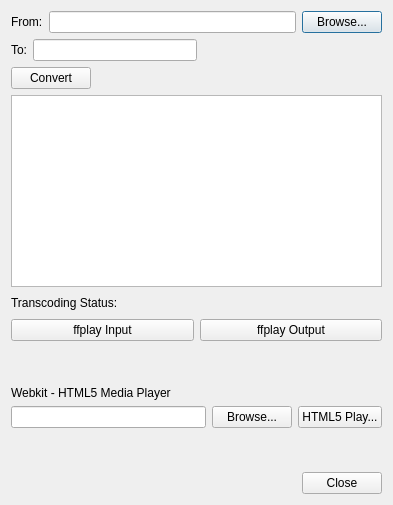
<?xml version="1.0" encoding="UTF-8"?>
<ui version="4.0">
 <class>Dialog</class>
 <widget class="QDialog" name="Dialog">
  <property name="geometry">
   <rect>
    <x>0</x>
    <y>0</y>
    <width>393</width>
    <height>505</height>
   </rect>
  </property>
  <property name="windowTitle">
   <string>Dialog</string>
  </property>
  <layout class="QVBoxLayout" name="verticalLayout">
   <item>
    <layout class="QHBoxLayout" name="horizontalLayout_4">
     <item>
      <layout class="QHBoxLayout" name="horizontalLayout">
       <item>
        <widget class="QLabel" name="label">
         <property name="text">
          <string>From:</string>
         </property>
         <property name="buddy">
          <cstring>fromLineEdit</cstring>
         </property>
        </widget>
       </item>
       <item>
        <widget class="QLineEdit" name="fromLineEdit"/>
       </item>
      </layout>
     </item>
     <item>
      <widget class="QPushButton" name="fileOpenButton">
       <property name="text">
        <string>Browse...</string>
       </property>
      </widget>
     </item>
    </layout>
   </item>
   <item>
    <layout class="QHBoxLayout" name="horizontalLayout_5">
     <item>
      <layout class="QHBoxLayout" name="horizontalLayout_2">
       <item>
        <widget class="QLabel" name="label_2">
         <property name="text">
          <string>To:</string>
         </property>
         <property name="buddy">
          <cstring>toLineEdit</cstring>
         </property>
        </widget>
       </item>
       <item>
        <widget class="QLineEdit" name="toLineEdit"/>
       </item>
      </layout>
     </item>
     <item>
      <spacer name="horizontalSpacer">
       <property name="orientation">
        <enum>Qt::Horizontal</enum>
       </property>
       <property name="sizeHint" stdset="0">
        <size>
         <width>40</width>
         <height>20</height>
        </size>
       </property>
      </spacer>
     </item>
    </layout>
   </item>
   <item>
    <layout class="QHBoxLayout" name="horizontalLayout_6">
     <item>
      <widget class="QPushButton" name="startButton">
       <property name="text">
        <string>Convert</string>
       </property>
      </widget>
     </item>
     <item>
      <spacer name="horizontalSpacer_2">
       <property name="orientation">
        <enum>Qt::Horizontal</enum>
       </property>
       <property name="sizeHint" stdset="0">
        <size>
         <width>40</width>
         <height>20</height>
        </size>
       </property>
      </spacer>
     </item>
    </layout>
   </item>
   <item>
    <widget class="QTextEdit" name="textEdit"/>
   </item>
   <item>
    <layout class="QHBoxLayout" name="horizontalLayout_7">
     <item>
      <widget class="QLabel" name="transcodingStatusLabel">
       <property name="text">
        <string>Transcoding Status:</string>
       </property>
      </widget>
     </item>
     <item>
      <spacer name="horizontalSpacer_3">
       <property name="orientation">
        <enum>Qt::Horizontal</enum>
       </property>
       <property name="sizeHint" stdset="0">
        <size>
         <width>40</width>
         <height>20</height>
        </size>
       </property>
      </spacer>
     </item>
    </layout>
   </item>
   <item>
    <layout class="QHBoxLayout" name="horizontalLayout_3">
     <item>
      <widget class="QPushButton" name="playInputButton">
       <property name="text">
        <string>ffplay Input</string>
       </property>
      </widget>
     </item>
     <item>
      <widget class="QPushButton" name="playOutputButton">
       <property name="text">
        <string>ffplay Output</string>
       </property>
      </widget>
     </item>
    </layout>
   </item>
   <item>
    <spacer name="verticalSpacer">
     <property name="orientation">
      <enum>Qt::Vertical</enum>
     </property>
     <property name="sizeHint" stdset="0">
      <size>
       <width>20</width>
       <height>24</height>
      </size>
     </property>
    </spacer>
   </item>
   <item>
    <widget class="QLabel" name="label_3">
     <property name="text">
      <string>Webkit - HTML5 Media Player</string>
     </property>
    </widget>
   </item>
   <item>
    <layout class="QHBoxLayout" name="horizontalLayout_9">
     <item>
      <widget class="QLineEdit" name="urlEdit"/>
     </item>
     <item>
      <widget class="QPushButton" name="webBrowserButton">
       <property name="text">
        <string>Browse...</string>
       </property>
      </widget>
     </item>
     <item>
      <widget class="QPushButton" name="playOnBrowserButton">
       <property name="text">
        <string>HTML5 Play...</string>
       </property>
      </widget>
     </item>
    </layout>
   </item>
   <item>
    <spacer name="verticalSpacer_2">
     <property name="orientation">
      <enum>Qt::Vertical</enum>
     </property>
     <property name="sizeHint" stdset="0">
      <size>
       <width>20</width>
       <height>21</height>
      </size>
     </property>
    </spacer>
   </item>
   <item>
    <layout class="QHBoxLayout" name="horizontalLayout_8">
     <item>
      <spacer name="horizontalSpacer_4">
       <property name="orientation">
        <enum>Qt::Horizontal</enum>
       </property>
       <property name="sizeHint" stdset="0">
        <size>
         <width>298</width>
         <height>20</height>
        </size>
       </property>
      </spacer>
     </item>
     <item>
      <widget class="QPushButton" name="pushButton">
       <property name="text">
        <string>Close</string>
       </property>
      </widget>
     </item>
    </layout>
   </item>
  </layout>
  <zorder>textEdit</zorder>
  <zorder>pushButton</zorder>
  <zorder>playOutputButton</zorder>
  <zorder>playInputButton</zorder>
  <zorder>urlEdit</zorder>
  <zorder>playOutputButton</zorder>
  <zorder>playOnBrowserButton</zorder>
  <zorder></zorder>
  <zorder>webBrowserButton</zorder>
  <zorder>verticalSpacer</zorder>
  <zorder>verticalSpacer_2</zorder>
  <zorder>label_3</zorder>
 </widget>
 <layoutdefault spacing="6" margin="11"/>
 <resources/>
 <connections>
  <connection>
   <sender>pushButton</sender>
   <signal>clicked()</signal>
   <receiver>Dialog</receiver>
   <slot>close()</slot>
   <hints>
    <hint type="sourcelabel">
     <x>389</x>
     <y>482</y>
    </hint>
    <hint type="destinationlabel">
     <x>267</x>
     <y>174</y>
    </hint>
   </hints>
  </connection>
 </connections>
</ui>
